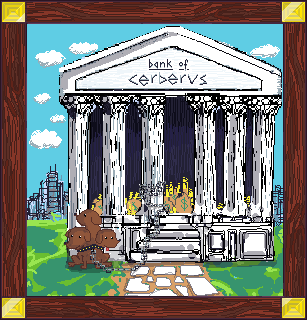
#> input picture cerberus_tower/main-image.png, 307 x 320 px; its folder holds only this picture in this run
$ python -i noise_fade_gif.py   (imports and definitions only)
#> lines starting #> are read from the running program, lines starting #| are printed output that depends on the picture
from PIL import Image, ImageDraw, ImageFilter, ImageSequence
import numpy as np
import os

# Configuration
input_files_location = "../frog_pfps/cropped_gifs"
output_files_location = "../frog_pfps/postprocess"
file_types = ('.gif',)  # Focus on GIF for this example

def add_noise(image, level=5):
    """
    Adds grain/noise to a single frame.
    """
    np_image = np.array(image)
    noise = np.random.randint(-level, level, np_image.shape, dtype='int16')
    np_image = np.clip(np_image + noise, 0, 255).astype('uint8')
    noisy_frame = Image.fromarray(np_image)
    return noisy_frame

def fade_edges_to_color_corrected(image, fade_color=(255, 239, 213), fade_intensity=0.05):
    """
    Applies a fading effect to the edges, turning them to a specified color.
    """
    width, height = image.size
    mask = Image.new("L", (width, height), 0)  # Black mask = fully transparent
    draw = ImageDraw.Draw(mask)

    fade_boundary = int(min(width, height) * fade_intensity)
    for x in range(width):
        for y in range(height):
            distance_to_edge = min(x, y, width-x-1, height-y-1)
            if distance_to_edge < fade_boundary:
                opacity = 255 - int((distance_to_edge / fade_boundary) * 255)
                mask.putpixel((x, y), opacity)

    mask = mask.filter(ImageFilter.GaussianBlur(radius=fade_boundary // 0.85))
    fade_overlay = Image.new("RGB", (width, height), fade_color)
    fade_overlay.putalpha(mask)
    faded_image = Image.alpha_composite(image.convert("RGBA"), fade_overlay)

    return faded_image

def process_gif(input_path, output_path):
    """
    Processes each frame of the GIF: adds noise and applies a fading effect.
    """
#> called with input_path = '../cerberus_tower/main-image.png', output_path = 'out.png'
    with Image.open(input_path) as gif:
#> gif is the input picture: PIL image 307x320 RGBA; mean R, G, B, A 123.9, 126.8, 121.1, 255
        frames = []
        for frame in ImageSequence.Iterator(gif):
            frame = frame.convert("RGBA")

            # Apply noise
            frame_with_noise = add_noise(frame, level=15)

            # Apply fading to edges with the specified color
            frame_with_fade = fade_edges_to_color_corrected(frame_with_noise)

            # Convert back to P mode for GIF saving
            final_frame = frame_with_fade.convert("P", palette=Image.ADAPTIVE, dither=None)

            frames.append(final_frame)
#> this loop made 1 pass
#> (width in fade_edges_to_color_corrected, height in fade_edges_to_color_corrected, fade_boundary in fade_edges_to_color_corrected) on pass 1: (307, 320, 15)
#> pass 1, in fade_edges_to_color_corrected, `mask = mask.filter(ImageFilter.GaussianBlur(radius=fade_boundary // 0...`:
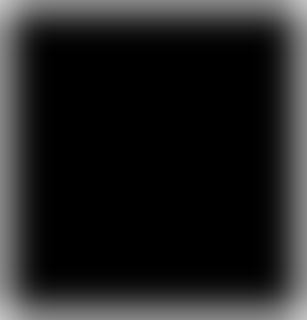
#> mask: PIL image 307x320 L; min 0, max 192, mean 32.9
#> pass 1, in fade_edges_to_color_corrected, `fade_overlay = Image.new("RGB", (width, height), fade_color)`:
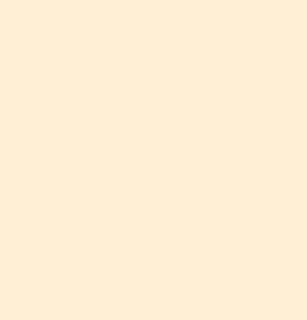
#> fade_overlay: PIL image 307x320 RGB; mean R, G, B 255, 239, 213
#> after the loop, frames = 1 item

        # Save processed frames as a new GIF
#> (the run stopped early here; a loop or call above may not have finished)
